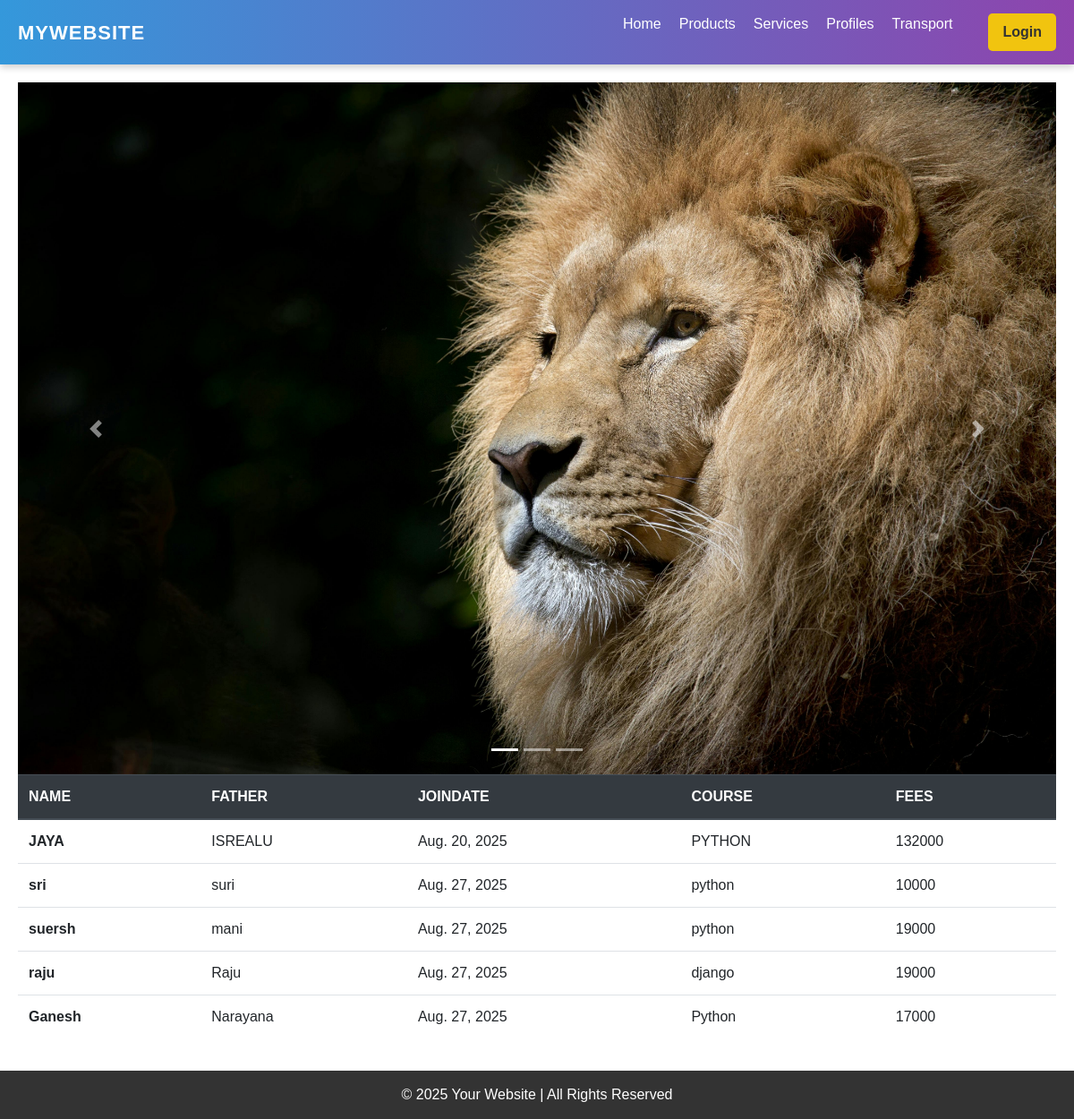
The page / on the database its author committed.
### admissions/models.py (models this page shows)
class Admission(models.Model):
    stu_name=models.CharField(max_length=100)
    fat_name=models.CharField(max_length=100)
    join_date=models.DateField()
    stu_class=models.CharField(max_length=100)
    fees=models.PositiveIntegerField()

### admissions/views.py (the view)
# urls.py: 2. Add a URL to urlpatterns:  path('', views.home, name='home')
def home(request):
    data=Admission.objects.all()
    res=render(request,'index.html',{'data':data})
    return res

### templates/index.html (shortened to what this page needs)
{% extends 'layout.html' %}
{% block content %}
<div id="carouselExampleIndicators" class="carousel slide" data-ride="carousel">
  <ol class="carousel-indicators">
    <li data-target="#carouselExampleIndicators" data-slide-to="0" class="active"></li>
    <li data-target="#carouselExampleIndicators" data-slide-to="1"></li>
    <li data-target="#carouselExampleIndicators" data-slide-to="2"></li>
  </ol>
  <div class="carousel-inner">
    <div class="carousel-item active">
      <img src="/static/1st.jpg" class="d-block w-100" alt="slide">
    </div>
  </div>
  <a class="carousel-control-prev" href="#carouselExampleIndicators" role="button" data-slide="prev">
    <span class="carousel-control-prev-icon" aria-hidden="true"></span>
  </a>
  <a class="carousel-control-next" href="#carouselExampleIndicators" role="button" data-slide="next">
    <span class="carousel-control-next-icon" aria-hidden="true"></span>
  </a>
</div>
<div>
  <table class="table">
  <thead class="thead-dark">
    <tr>
      <th scope="col">NAME</th>
      <th scope="col">FATHER</th>
      <th scope="col">JOINDATE</th>
      <th scope="col">COURSE</th>
      <th scope="col">FEES</th>
    </tr>
  </thead>
  <tbody>
  {% for rec in data %}
  <tr>
      <th>{{rec.stu_name}}</th>
      <td>{{rec.fat_name}}</td>
      <td>{{rec.join_date}}</td>
      <td>{{rec.stu_class}}</td>
      <td>{{rec.fees}}</td>
  </tr>
  {% endfor %}
  </tbody>
  </table>
</div>
{% endblock content %}

### templates/layout.html (shortened to what this page needs)
<!DOCTYPE html>
<html lang="en">
<head>
  <link rel="stylesheet" href="https://cdn.jsdelivr.net/npm/bootstrap@4.5.3/dist/css/bootstrap.min.css">
</head>
<body>
  <nav class="navbar">
    <div class="logo">MyWebsite</div>
    <ul>
      <li><a href="{% url 'home' %}">Home</a></li>
      <li><a href="{% url 'products' %}">Products</a></li>
      <li><a href="{% url 'services' %}">Services</a></li>
      <li><a href="{% url 'profiles' %}">Profiles</a></li>
      <li><a href="{% url 'trans' %}">Transport</a></li>
      <li><a href="{% url 'login' %}" class="btn">Login</a></li>
    </ul>
  </nav>
  <main>
    {% block content %}
    {% endblock content %}
  </main>
  <footer class="footer">
    © 2025 Your Website | All Rights Reserved
  </footer>
</body>
</html>

### templates/layout.html (style rules this page uses)
body { margin: 0; font-family: Arial, sans-serif; display: flex; flex-direction: column; min-height: 100vh; }
main { flex: 1; padding: 20px; }
.navbar { background: linear-gradient(90deg, #3498db, #8e44ad); padding: 15px 20px; display: flex; justify-content: space-between; align-items: center; box-shadow: 0 3px 8px rgba(0, 0, 0, 0.2); }
.navbar .logo { color: white; font-size: 22px; font-weight: bold; text-transform: uppercase; letter-spacing: 1px; }
.navbar ul { list-style: none; margin: 0; padding: 0; display: flex; }
.navbar ul li { margin-left: 20px; }
.navbar ul li a { text-decoration: none; color: white; font-size: 16px; transition: color 0.3s ease; }
.navbar .btn { background: #f1c40f; color: #333; padding: 8px 15px; border-radius: 5px; text-decoration: none; margin-left: 20px; font-weight: bold; transition: background 0.3s ease; }
.footer { background-color: #333; color: #fff; text-align: center; padding: 15px 0; width: 100%; }

### rows shown on the page
Admission: stu_name "JAYA", fat_name "ISREALU", join_date "Aug. 20, 2025", stu_class "PYTHON", fees "132000"
Admission: stu_name "sri", fat_name "suri", join_date "Aug. 27, 2025", stu_class "python", fees "10000"
Admission: stu_name "suersh", fat_name "mani", join_date "Aug. 27, 2025", stu_class "python", fees "19000"
Admission: stu_name "raju", fat_name "Raju", join_date "Aug. 27, 2025", stu_class "django", fees "19000"
Admission: stu_name "Ganesh", fat_name "Narayana", join_date "Aug. 27, 2025", stu_class "Python", fees "17000"
